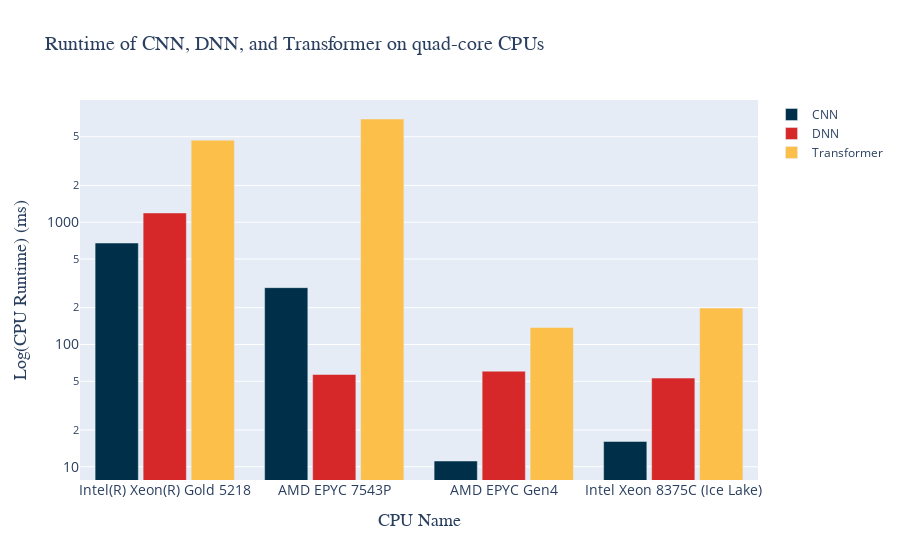

Source (notebook cell):
### Code cell
# create the same plot as the cell above but in plotly
import plotly.express as px
import plotly.graph_objects as go

fig = go.Figure()

fig.add_trace(go.Bar(x=same_cpu_core['cpu_type'], y=same_cpu_core['c_CNN_time'], name='CNN', marker_color='#003049'))
fig.add_trace(go.Bar(x=same_cpu_core['cpu_type'], y=same_cpu_core['c_DNN_time'], name='DNN', marker_color='#D62828'))
fig.add_trace(go.Bar(x=same_cpu_core['cpu_type'], y=same_cpu_core['c_T_time'], name='Transformer', marker_color='#FCBF49'))

fig.update_layout(
    title='Runtime of CNN, DNN, and Transformer on quad-core CPUs',
    xaxis=dict(
        title='CPU Name',
        titlefont_size=16,
        tickfont_size=14,
    ),
    yaxis=dict(
        title='Log(CPU Runtime) (ms)',
        titlefont_size=16,
        tickfont_size=14,
        type='log'
    ),
    barmode='group',
    bargap=0.15,
    bargroupgap=0.1
)

# use black text 
fig.update_traces(textposition='outside', textfont_size=14)

# bold the title and axis
fig.update_layout(title_font_size=20, title_font_family='Arial')
fig.update_xaxes(title_font_size=18, title_font_family='Arial')
fig.update_yaxes(title_font_size=18, title_font_family='Arial')

fig.show()
# export it to html
fig.write_html("docs/runtime_cpu.html")

### Figure 1 — Plotly figure (JSON) as saved in the notebook; plotly's stock layout.template omitted (floating-point values rounded to 4 significant figures)
{"data": [{"marker": {"color": "#003049"}, "name": "CNN", "textfont": {"size": 14}, "textposition": "outside", "type": "bar", "x": ["Intel(R) Xeon(R) Gold 5218", "AMD EPYC 7543P", "AMD EPYC Gen4", "Intel Xeon 8375C (Ice Lake)"], "y": [675.8, 291.8, 11.15, 16.12]}, {"marker": {"color": "#D62828"}, "name": "DNN", "textfont": {"size": 14}, "textposition": "outside", "type": "bar", "x": ["Intel(R) Xeon(R) Gold 5218", "AMD EPYC 7543P", "AMD EPYC Gen4", "Intel Xeon 8375C (Ice Lake)"], "y": [1191, 56.87, 60.55, 53.15]}, {"marker": {"color": "#FCBF49"}, "name": "Transformer", "textfont": {"size": 14}, "textposition": "outside", "type": "bar", "x": ["Intel(R) Xeon(R) Gold 5218", "AMD EPYC 7543P", "AMD EPYC Gen4", "Intel Xeon 8375C (Ice Lake)"], "y": [4690, 6987, 137.9, 198.6]}], "layout": {"bargap": 0.15, "bargroupgap": 0.1, "barmode": "group", "title": {"font": {"family": "Arial", "size": 20}, "text": "Runtime of CNN, DNN, and Transformer on quad-core CPUs"}, "xaxis": {"tickfont": {"size": 14}, "title": {"font": {"family": "Arial", "size": 18}, "text": "CPU Name"}}, "yaxis": {"tickfont": {"size": 14}, "title": {"font": {"family": "Arial", "size": 18}, "text": "Log(CPU Runtime) (ms)"}, "type": "log"}}}
